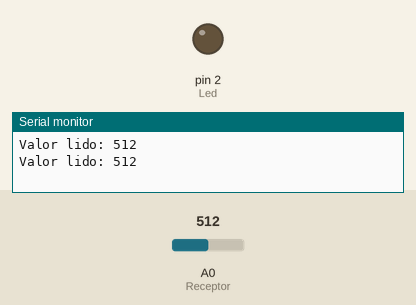
Simulated run of this sketch. Board: Arduino Uno, built with avr-gcc and run on an emulated ATmega328P. On the bench: output pins drawn as LEDs (lit = HIGH), the last lines printed to the serial monitor. The test bench sets the inputs (shaded band); at power-on: A0 (Receptor) = 512.

Above: at 1.8 s.
1.9 s: A0 (Receptor) set to 789
3.4 s: A0 (Receptor) set to 816
At 4.6 s:
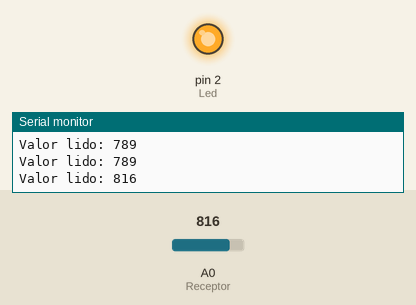
5.5 s: A0 (Receptor) set to 790
At 7.2 s:
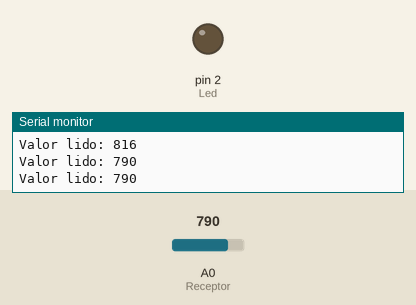
7.5 s: A0 (Receptor) set to 810
At 8.9 s:
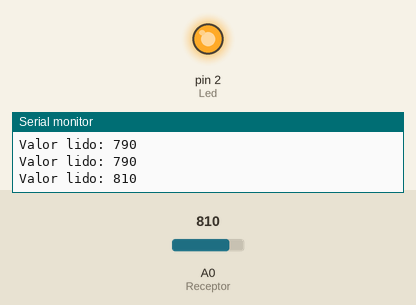
Timing chart, 0 to 10.5 s (numbered marks = the images above; inputs shaded):
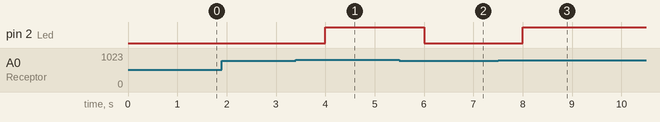

The sketch:

FotoTrasistor.ino
```cpp
const int Receptor = A0;
const int Led = 2;
int ValorSensor = 0;

void setup() {
  Serial.begin(9600);
  pinMode(Receptor, INPUT);
  pinMode(Led, OUTPUT);
}

void loop() {

  Serial.print("Valor lido: ");
  ValorSensor = analogRead(Receptor);
  Serial.println(ValorSensor);

  if(ValorSensor > 800){
    digitalWrite(Led, HIGH);
    }
  else{
    digitalWrite(Led, LOW);
    }
   delay(1000);
}
```

Measured:
- the behaviour switches between 800 and 801 on A0 (Receptor) (found by bisection; images 0 and 1)
- after the input at 3.4 s, pin 2 (Led): LOW → HIGH after 0.60 s
- after the input at 5.5 s, pin 2 (Led): HIGH → LOW after 0.50 s
- after the input at 7.5 s, pin 2 (Led): LOW → HIGH after 0.50 s
